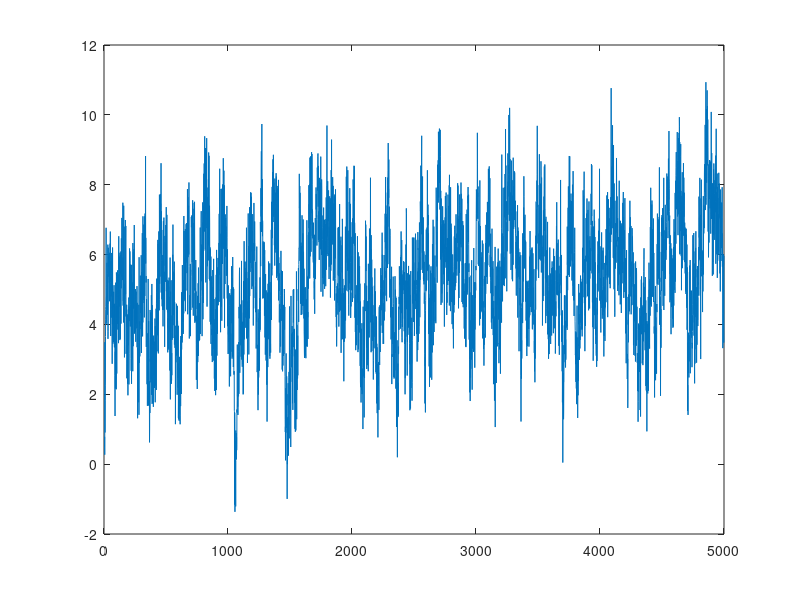

The MATLAB source for this figure:
clear;
close all;
clc;

%% Variables

N = 5000;
P = 4; % ordre du modèle autorégressif

parameters = [0.25, 0.15, 0.3, 0.2];

AR = zeros(1, N);
AR(1:4) = 0.5; % Initialisation des quatre premiers termes
u = 0; % Bruit blanc (pour le moment zéro)
c = 0.5; % Constante

for i=P+1:N
    tmp = 0;
    for j=1:P
        tmp = tmp + parameters(j)*AR(i-j);
    end
    AR(i) = c + tmp + randn(1);
end

plot(AR);

